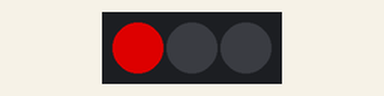
The sketch below on a simulated ESP8266 (NodeMCU). On the bench: 3 RGB LEDs in strip order, left to right. Dim RGB values are drawn brighter than linear; WiFi joins after 1.5 s; servers stay silent unless stated; what the sketch prints to the serial monitor is not drawn.

Above: at 0.1 s.
At 0.5 s:
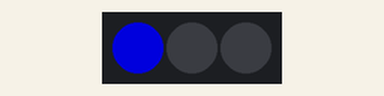
At 0.9 s:
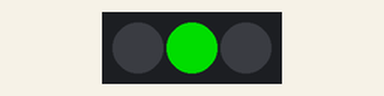
At 1.3 s:
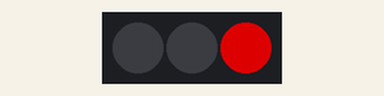
At 1.9 s:
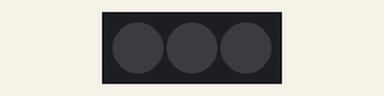
At 3.4 s:
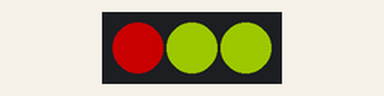
Timing chart, 0 to 4.9 s (numbered marks = the images above):
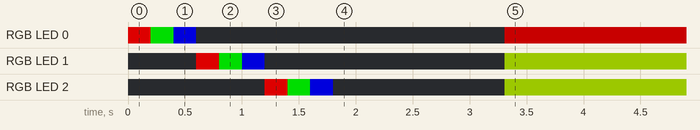

The sketch:

wifi_light_painting.ino
```cpp
#include <Adafruit_NeoPixel.h>
#include "ESP8266WiFi.h"
#include <WiFiUdp.h>

const char* ssid        = "xfinitywifi";
const char* password    = "";
const int LEDS          = 3;
int rssi_max            = 0;
int rssi_min            = 100;
int rssi_previous       = 0;
int cal_timer           = 500;

#define PIN 4

// Parameter 1 = number of pixels in strip
// Parameter 2 = pin number (most are valid)
// Parameter 3 = pixel type flags, add together as needed:
//   NEO_KHZ800  800 KHz bitstream (most NeoPixel products w/WS2812 LEDs)
//   NEO_KHZ400  400 KHz (classic 'v1' (not v2) FLORA pixels, WS2811 drivers)
//   NEO_GRB     Pixels are wired for GRB bitstream (most NeoPixel products)
//   NEO_RGB     Pixels are wired for RGB bitstream (v1 FLORA pixels, not v2)
Adafruit_NeoPixel strip = Adafruit_NeoPixel(LEDS, PIN, NEO_GRB + NEO_KHZ800);

WiFiUDP Udp;

void setup() {

  //setup serial port
  Serial.begin(115200);
  Serial.println("Booting...");

  //test the led strip
  Serial.println("LED Test...");
  strip.begin();
  strip.setBrightness(150);
  strip_test(LEDS);

  //Connect to the wifi
  WiFi.mode(WIFI_STA);
  WiFi.begin(ssid, password);

  Serial.print("Wifi Connecting");
  while (WiFi.status() != WL_CONNECTED) {
    delay(500);
    Serial.print(".");
  }
  Serial.println("Connected");
  Serial.print("IP address: ");
  Serial.println(WiFi.localIP());
}

//basic led strip test
void strip_test(int number_leds) {
  for (int i = 0; i < (number_leds); i++) {
    strip.setPixelColor(i, 255, 0, 0);
    strip.show();
    delay(200);
    strip.setPixelColor(i, 0, 255, 0);
    strip.show();
    delay(200);
    strip.setPixelColor(i, 0, 0, 255);
    strip.show();
    delay(200);
    strip.setPixelColor(i, 0, 0, 0);
    strip.show();
  }
}

//sends a udp packet and returns the rssi
int get_rssi() {
  int rssi = 0;

  //sends a packet before reading the rssi
  //I think the rssi function uses a recent packet to get signal, this keeps it updating faster
  Udp.beginPacket('255.255.255.255', '1234');
  Udp.write('test');
  Udp.endPacket();

  //get the strenght of the current network
  rssi = WiFi.RSSI();

  return rssi;
}

//Converts rssi from a neg number, runs the auto_rssi_minmax, reverses the direction, scales on 0-255
int convert_rssi(int rssi_in) {
  int rssi_out = 0;

  rssi_in = abs(rssi_in);

  //only run the scaling if the jumper is installed
  if (cal_timer > 0) {
    Serial.println("Calibrating..."+String(cal_timer));
    rssi_minmax(rssi_in);
    cal_timer--;
  }

  if (rssi_min != rssi_max) {
    //map function to scale the input to 0-255
    rssi_out = map(rssi_in, rssi_min, rssi_max, 0, 255);
  }

  //make sure it doesn't scale past the bounds since we can turn scaling off
  if (rssi_in > rssi_max) {
    rssi_out = 255;
  } else if (rssi_min > rssi_in) {
    rssi_out = 0;
  }

  //reverse the range
  rssi_out = 255 - rssi_out;
  return (int) rssi_out;

}

//return the min and max given the current rssi
void rssi_minmax(int rssi_in) {
  int rssi_diff = 0;

  if (rssi_in > rssi_max) {
    rssi_max = rssi_in;
  }

  if (rssi_min > rssi_in) {
    rssi_min = rssi_in;
  }

}

void loop() {

  int rssi = 0;
  int rssi_in = 0;

  //get the strenght of the current network
  rssi_in = get_rssi();
  rssi = convert_rssi(rssi_in);

  //only update the strip if there's a change
  if (rssi != rssi_previous) {
    //strip.setBrightness(rssi);
    for (int i = 0; i < LEDS; i++) {
      strip.setPixelColor(i, 200, rssi, 0);

    }


    //set led 0 red while we calibrate
    if (cal_timer > 0) {
      strip.setPixelColor(0, 255, 0, 0);
      strip.setBrightness(100);
      strip.show();
    } else {
      strip.setBrightness(100);
       strip.show();
    }

    rssi_previous = rssi;
    /* Testing */
    Serial.println("Min/RSSI/Max//Convert " + String(rssi_min) + "/" +  String(abs(rssi_in)) + "/" + String(rssi_max) + "//" +  String(rssi));
  }
  delay(150);

}
```

Measured:
- by itself, RGB LED 2: off → RGB(150, 0, 0) at 1.2 s, → RGB(0, 150, 0) 0.20 s later, → RGB(0, 0, 150) 0.20 s later, → off 0.20 s later, … (5 changes in this stretch)
- by itself, RGB LED 0: off → RGB(150, 0, 0) at 0.00 s, → RGB(0, 150, 0) 0.20 s later, → RGB(0, 0, 150) 0.20 s later, → off 0.20 s later, … (5 changes in this stretch)
